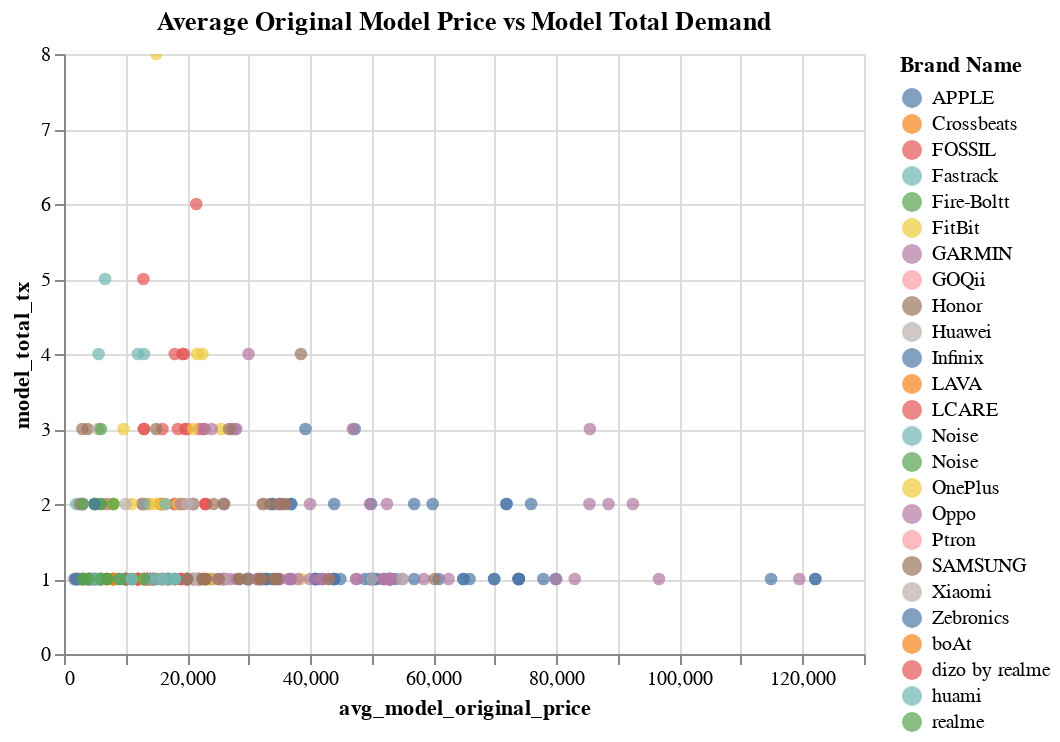

Notebook code for this chart:
### Code cell
alt.Chart(agg, title="Average Original Model Price vs Model Total Demand").mark_point(filled=True,size=40).encode(
    x='avg_model_original_price',
    y='model_total_tx',
    color='Brand Name',
    tooltip=['Brand Name', 'model_total_tx', 'avg_model_original_price']
).interactive()

### Figure 1 — Vega-Lite specification as saved in the notebook (floating-point values rounded to 4 significant figures; data arrays with more than 128 entries replaced by an {"elided": "..."} marker saying what was removed)
{"config": {"view": {"continuousWidth": 400, "continuousHeight": 300}}, "data": {"name": "data-1f5639a37aa1cb31e8e8e6f9e7bbb0d1"}, "mark": {"type": "point", "filled": true, "size": 40}, "encoding": {"color": {"field": "Brand Name", "type": "nominal"}, "tooltip": [{"field": "Brand Name", "type": "nominal"}, {"field": "model_total_tx", "type": "quantitative"}, {"field": "avg_model_original_price", "type": "quantitative"}], "x": {"field": "avg_model_original_price", "type": "quantitative"}, "y": {"field": "model_total_tx", "type": "quantitative"}}, "selection": {"selector002": {"type": "interval", "bind": "scales", "encodings": ["x", "y"]}}, "title": "Average Original Model Price vs Model Total Demand", "$schema": "https://vega.github.io/schema/vega-lite/v4.17.0.json", "datasets": {"data-1f5639a37aa1cb31e8e8e6f9e7bbb0d1": {"elided": "433 records"}}}
